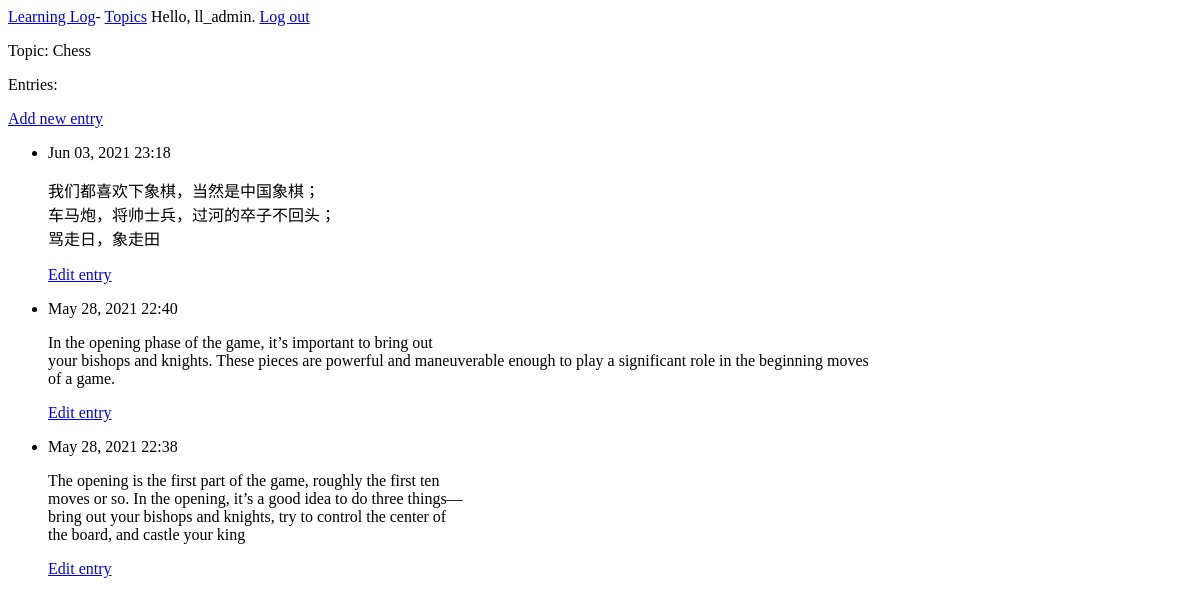
Before: /topics/1/ (signed in) with the older database file.
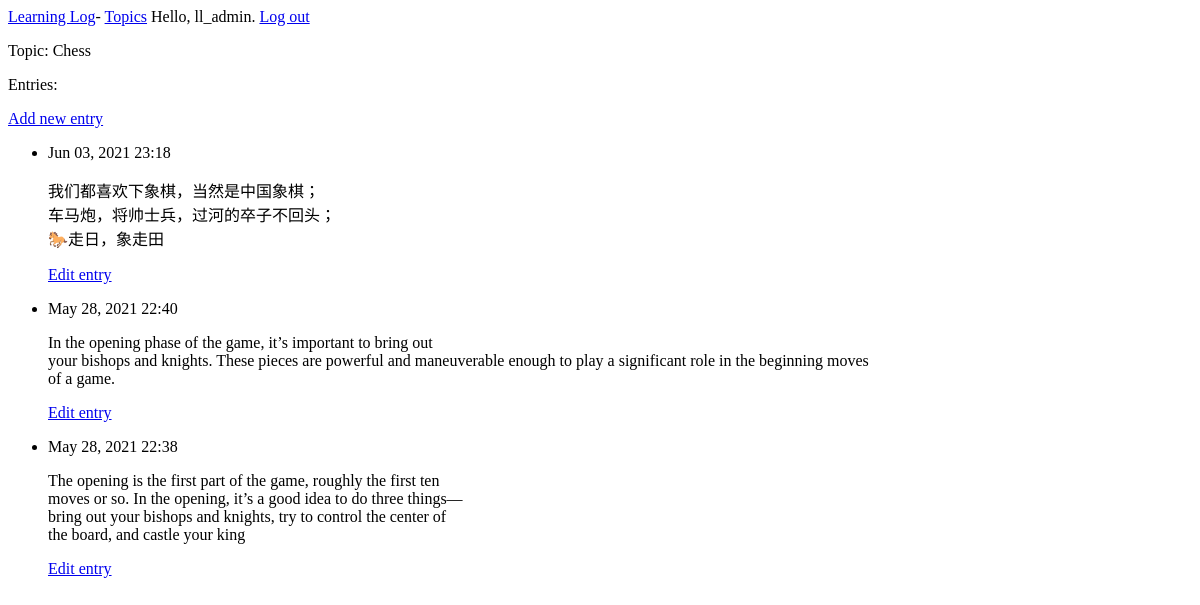
After: the same page with the newer database file.
### learning_logs/models.py (models this page shows, shortened)
class Entry(models.Model):
    topic = models.ForeignKey(Topic, on_delete=models.CASCADE)
    text = models.TextField()
    date_added = models.DateTimeField(auto_now_add=True)
    class Meta:
        verbose_name_plural = 'entries'

### learning_logs/views.py (the view)
# urls.py: path('topics/<int:topic_id>/',views.topic, name='topic'),
@login_required
def topic(request, topic_id):
    topic = Topic.objects.get(id=topic_id)
    check_topic_owner(topic, request)
    entries = topic.entry_set.order_by('-date_added')
    context = {'topic': topic, 'entries': entries}
    return render(request, 'learning_logs/topic.html', context)

### learning_logs/models.py (called while the page is built)
    def __str__(self):
        return self.text

### learning_logs/views.py (called while the page is built)
def check_topic_owner(topic,request):
    if topic.owner != request.user:
        raise Http404
    return

### learning_logs/templates/learning_logs/topic.html
{% extends 'learning_logs/base.html' %}
{% block content %}
  <p>Topic: {{ topic }}</p>
  <p>Entries:</p>
  <p>
    <a href="{% url 'learning_logs:new_entry' topic.id %}">Add new entry</a>
  </p>
    <ul>
    {% for entry in entries %}
	<li>
	<p>{{ entry.date_added|date:'M d, Y H:i' }}</p>
	<p>{{ entry.text|linebreaks }}</p>
	<p>
	  <a href="{% url 'learning_logs:edit_entry' entry.id %}">Edit entry</a>
	</p>
	</li>
    {% empty %}
      <li>There are no entries for this topic yet.</li>
    {% endfor %}
    </ul>
{% endblock content %}

Changed rows visible on the page:
changed Entry: text "我们都喜欢下象棋，当然是中国象棋； 车马炮，将帅士兵，过河的卒子不回头； 骂走日，象走田" → "我们都喜欢下象棋，当然是中国象棋； 车马炮，将帅士兵，过河的卒子不回头； 🐎走日，象走田"
